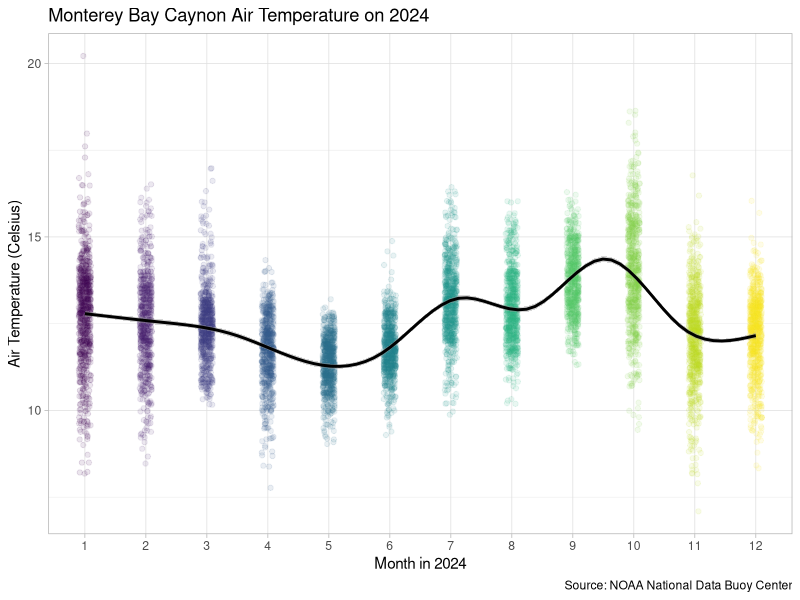

The R script that drew this image:
## ---- chunk 1
#| label: setup
library(tidyverse)
## ---- chunk 2
buoy_final <- read_csv("clean-data/buoy_final.csv")
## ---- chunk 3
#| label: monterey-air-temp-viz

buoy_final |> 
  ggplot() +
  geom_jitter(aes(x = factor(mm), y = atmp, color = factor(mm)), width = 0.1, alpha = 0.1) +
  geom_smooth(aes(x = mm, y = atmp), color = "black") +
  scale_color_viridis_d() +
  guides(color = "none") +
  theme_light() +
  labs(x = "Month in 2024", y = "Air Temperature (Celsius)", title = "Monterey Bay Caynon Air Temperature on 2024", caption = "Source: NOAA National Data Buoy Center")

